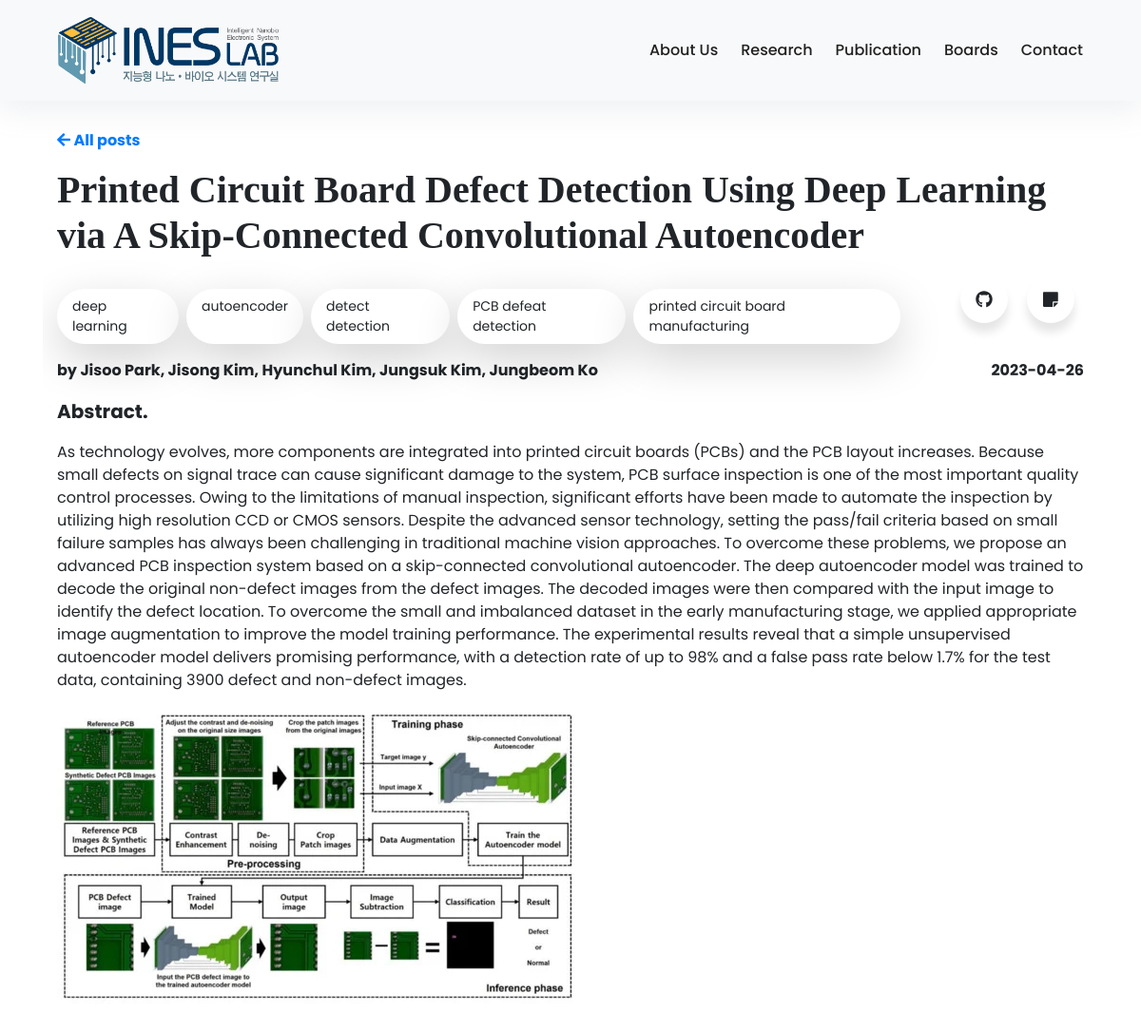
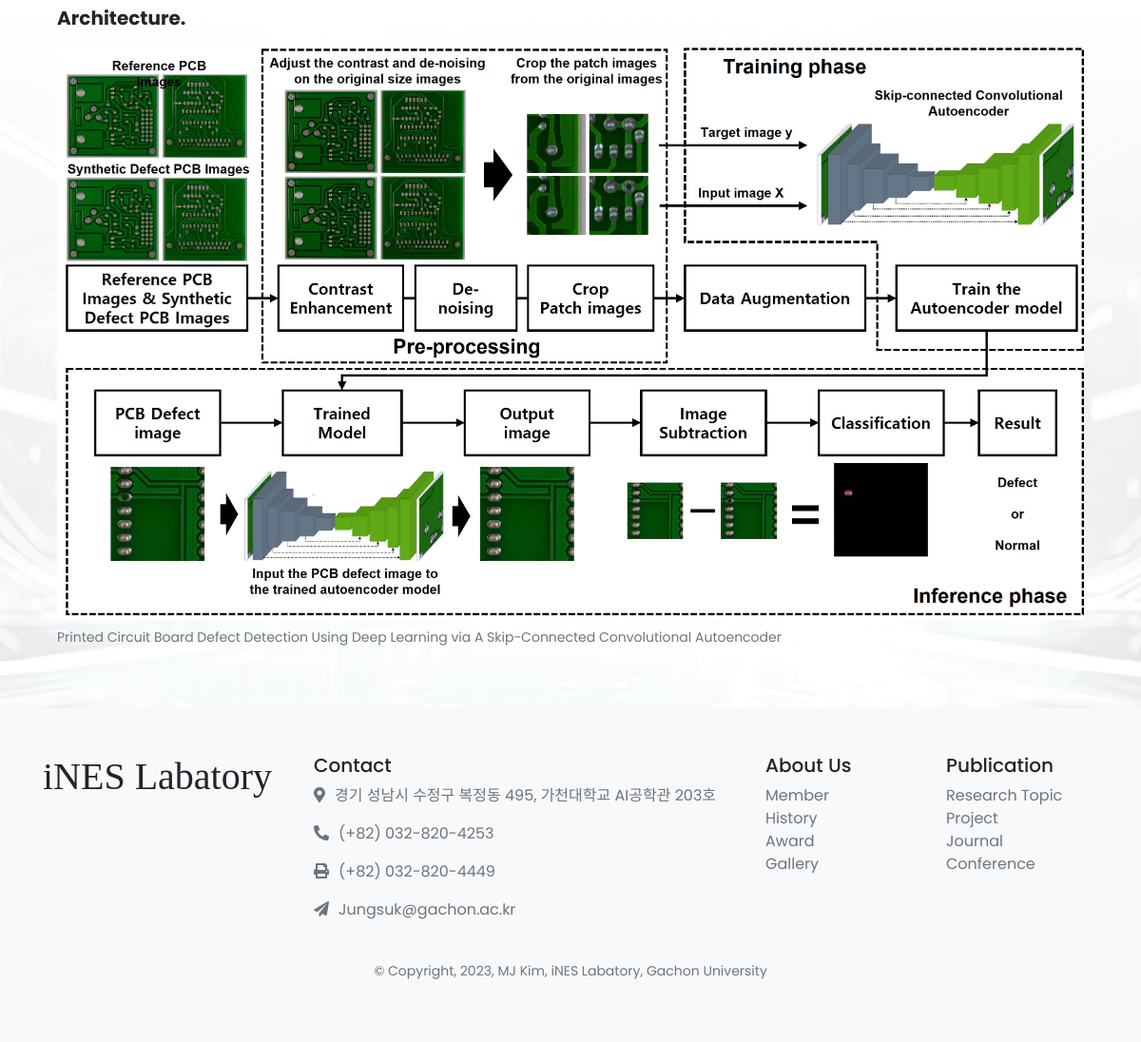
/projects/1/, run on the app's committed database (2 pictures, top to bottom).
### projects/models.py (models this page shows, shortened)
class article_list(models.Model):
    article_name = models.CharField(max_length=150)
    article_dates = models.DateTimeField(blank = True, null = True)
    article_author = models.CharField(max_length=150, default="")
    article_keywords = models.CharField(max_length=150)
    article_abstract = models.CharField(max_length=1500)
    article_photo_path = models.CharField(max_length=100)
    article_architecture_path =  models.CharField(max_length=100, default="/static/brain.png")
    article_github = models.URLField(max_length=200, default="https://github.com/")
    article_paper_link = models.URLField(max_length=200, default="")

### projects/views.py (the view)
# urls.py: path('<int:article_id>/', views.detail, name="detail"),
def detail(request, article_id):
    article = get_object_or_404(article_list, pk=article_id)
    template = loader.get_template('../templates/labweb/detail.html')
    keywords = article.article_keywords.split(';')
    context = {
        'article': article,
        'keywords': keywords
    }
    return HttpResponse(template.render(context, request))

### templates/labweb/detail.html (shortened to what this page needs)
{% extends 'labweb/base.html' %}
{% block style %}
  <link rel="stylesheet" href="/static/css/detail.css">
  <link rel="stylesheet" href="https://use.fontawesome.com/releases/v5.15.4/css/all.css">
  <link rel="stylesheet" href="https://cdn.jsdelivr.net/npm/bootstrap@4.6.2/dist/css/bootstrap.min.css">
{% endblock %}
{% block content %}
<div class="container py-5">
    <header class="text-center">
		<br><br><br>
	</header>
	<div class="overflow-hidden">
		<div class="container position-relative">
			<article class="z-index-1 position-relative">
				{% if article %}
				<header class="py-7">
					<a href="/projects/#" class="fw-700 text-decoration-none mb-3 mt-3 d-inline-block"> <i class="fa fa-arrow-left"></i> All posts</a>
					<h1 class="headline" style="font-weight: 700;"> {{article.article_name}}</h1>
					<div class="row" style="width: auto; " >
						<div class="col-md-10" style="display: flex; justify-content: left;  align-items: center;">
							<p class="article-tags" style="margin-top: 1.5em; display: flex; justify-content: center;">
								{% for keyword in keywords %}
								<span class="tag rounded-pill me-2 fw-700 bg-white shadow-lg py-2 px-3 small mr-2" >{{ keyword }}</span>
								{% endfor %}
							</p>
						</div>
						<div class="col-md-2 d-flex align-items-start mr-0  "  style="width: min-content; justify-content: right;">
							<div class="link-buttons d-flex justify-content-center">
								<ul class="wrapper d-flex align-items-start">
									<li class="icon github" >
										<a href="{{article.article_github}}" class="icon-link">
											<span><i class="fab fa-github"></i></span>
											</a>
									</li>
									<li class="icon paper">
										<a href="{{article.article_paper_link}}" class="icon-link">
											<span><i class="fas fa-sticky-note"></i></span>
										</a>
									</li>
								</ul>
							</div>
						</div>
					</div>
				</header>
				<div class="article-meta d-flex justify-content-between mb-6">
					<div id="author" class="center-v"style="display: inline-block;">
						<p class="byline fw-700 mb-0">by {{article.article_author}}</p>
					</div>
					<p class="dateline mb-0 fw-700">{{article.article_dates|date:"Y-m-d"}}</p>
				</div>
				<main>
					<section class="mb-7">
						<div class="row">
							<div class="col-md-8">
								<p class="lead mb-0 pb-3 mt-3" style="font-weight: bold;">
									Abstract.
								</p>
							</div>
						</div>
						<div class="row row-cols-1 text-body">
							<div class="col">
								<p>{{article.article_abstract}}</p>
							</div>
							<div class="col">
								<figure><img class="img-fluid" src="{{article.article_photo_path}}" alt="a smiling person in a pink hoodie, standing in front of a bright pink lighted arcade basketball game. " />
								</figure>
							</div>
							<div class="col">
								<p class="lead mb-0 pb-3 mt-3 "  style="font-weight: bold;">
									Architecture.
								</p>
								<figure><img class="img-fluid" src="{{article.article_architecture_path}}" alt="a smiling person in a pink hoodie, standing in front of a bright pink lighted arcade basketball game. " />
									<figcaption class="small text-muted mt-2">{{article.article_name}}</figcaption>
								</figure>
							</div>
						</div>
					</section>
				</main>
				{% endif %}
			</article>
		</div>
	</div>
</div>
{% endblock %}

### static/css/detail.css (style rules this page uses)
body { font-family: "Poppins", sans-serif; font-weight: 400; color: #2c2c2c; }
html, body { margin: 0; padding: 0; }
strong, .fw-700 { font-weight: 700; }
.icon-link { text-decoration: none; color:inherit !important; }
h1 { font-family: "Playfair Display", serif; font-size: 9rem; font-weight: 700; }
.lead { font-size: 1.5rem; font-weight: 400; }
.wrapper { display: flex; list-style: none; justify-content: right; }
.wrapper .icon { position: relative; background: #ffffff; border-radius: 50%; padding: 15px; margin: 10px; width: 50px; height: 50px; font-size: 18px; display: flex; justify-content: center; align-items: center; flex-direction: column; box-shadow: 0 10px 10px rgba(0, 0, 0, 0.1); cursor: pointer; transition: all 0.2s cubic-bezier(0.68, -0.55, 0.265, 1.55); }

### static/css/navbar.css (style rules this page uses)
body { font-family: 'Poppins', sans-serif !important; font-size: 16px; line-height: 24px; font-weight: 400; color: #212112; background-image: linear-gradient( to top, rgba(255,255,255,0) 10%, rgba(255,255,255,0.25) 25%, rgba(255,255,255,0.5) 50%, rgba(255,255,255,0.75) 75%, rgba(255,255,255,1) 100% ), url('/static/images/home2.jpeg'); background-position: center bottom ; background-repeat: no-repeat; background-size: 100% 50%; background-color: #fff; overflow-x: hidden; }

### templates/labweb/base.html (style rules this page uses)
body { font-family: "Big Caslon Medium", sans-serif; }

### data on the page
article_list: article_name "Printed Circuit Board Defect Detection Using Deep Learning via A Skip-Connected Convolutional Autoencoder", article_author "Jisoo Park, Jisong Kim, Hyunchul Kim, Jungsuk Kim, Jungbeom Ko", article_dates "2023-04-26", article_abstract "As technology evolves, more components are integrated into printed circuit boards (PCBs) and the PCB layout increases. Because small defects on signal trace can cause significant damage to the system, PCB surface inspection is one of the most important quality control processes. Owing to the limitations of manual inspection, significant efforts have been made to automate the inspection by utilizing high resolution CCD or CMOS sensors. Despite the advanced sensor technology, setting the pass/fail criteria based on small failure samples has always been challenging in traditional machine vision approaches. To overcome these problems, we propose an advanced PCB inspection system based on a…", article_photo_path (picture), article_architecture_path (picture)

### other printed values
{{ keyword }} "deep learning" "autoencoder" "detect detection" "PCB defeat detection" "printed circuit board manufacturing"
